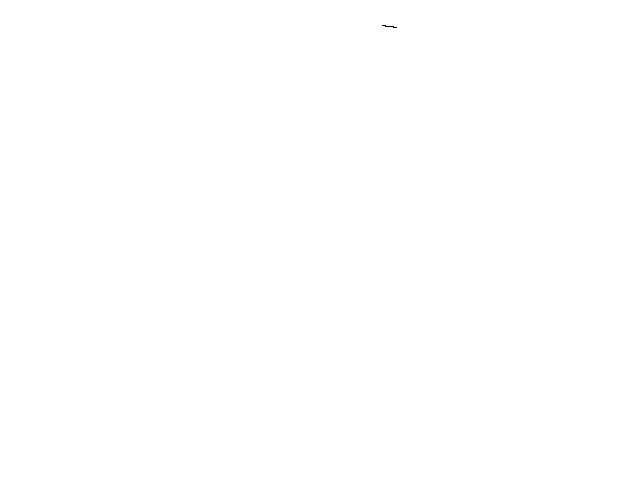
Frame 1 (no input)
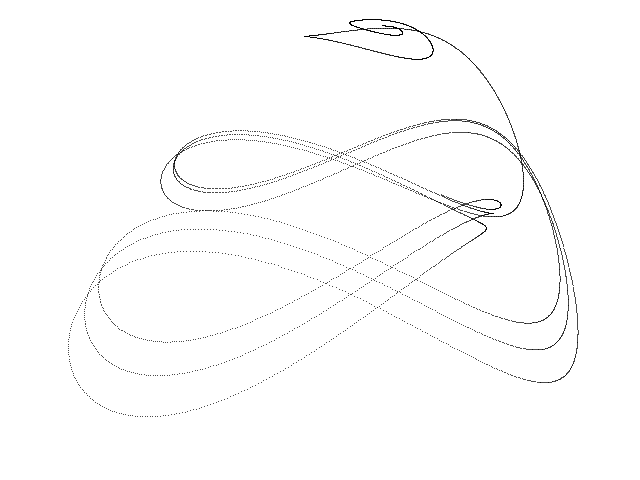
Frame 60 (the mouse pressed at the canvas centre just before this capture)
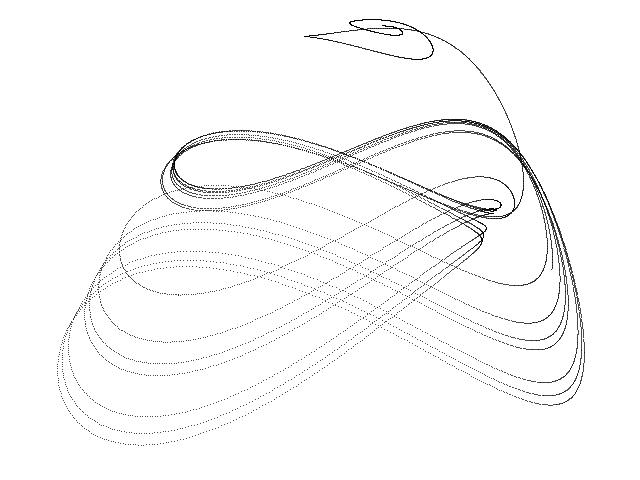
Frame 120 (the mouse held since frame 60 and released just before this capture)

The Processing sketch that drew these frames (run headless with seeded random() and noise(); from frame 60 on, the mouse is pressed at the canvas centre):

// Processing sketch: Sprott_Linz_L
// ── Sprott_Linz_L.pde
// Sprott-Linz L chaotic attractor //

  float x = 1.0;
  float y = 1.0;
  float z = 0.0;
  float dt = 0.005;
  float a = 3.9;
  float b = 0.9;


void setup() {
  
  size(640, 480);
  background(255);
  
}

void draw() {
  
  for (int i=0; i<100; i++) {
    
    float nx = x;
    float ny = y;
    float nz = z;
    
    x = nx + dt * (ny + a * nz);
    y = ny + dt * (b * pow(nx, 2.0) - ny);
    z = nz + dt * (1.0 - nx); 
    
    point(350 + (32 * x), 15 + (11 * y));
        
  }

}
